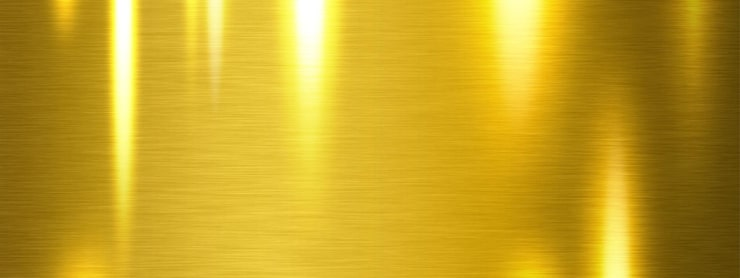
#> input picture assets/texturas/ouro-3-escovado.jpg, 740 x 278 px
$ python calendario.py
#> lines starting #> are read from the running program, lines starting #| are printed output that depends on the picture
### shimmer_style.py
"""Shimmer visual identity.

Rules from the brand owner:
- caps: Cinzel, tight spacing, white, subtle shadow
- highlight word: Parisienne filled with the brand gold texture (pure, unaltered), discreet shadow
- caps sit left-aligned on top of the script word, forming one block
- no sparkles, shines or other artificial effects
- photos arrive already edited: no sharpening, no colour changes, no heavy crops; export at top quality
"""
import numpy as np
from PIL import Image, ImageDraw, ImageFont, ImageFilter

import os
_HERE = os.path.dirname(os.path.abspath(__file__))
S = os.path.join(_HERE, 'assets') + '/'                    # fonts live in assets/fonts (durable, in the repo)
# Brand gold textures chosen by Eliz (23/11/2026): always one of these three. Default: brushed gold (no watermark).
GOLD_TEXTURES = {'escovado': 'ouro-3-escovado.jpg', 'folha': 'ouro-2-folha.jpg', 'liquido': 'ouro-1-liquido.jpg'}
GOLD_TEX_PATH = os.path.join(_HERE, 'assets', 'texturas', GOLD_TEXTURES[os.environ.get('SHIMMER_OURO', 'escovado')])
GOLD_TEX = Image.open(GOLD_TEX_PATH).convert('RGB') if os.path.exists(GOLD_TEX_PATH) else None
#> GOLD_TEX is the input picture: PIL image 740x278 RGB; mean R, G, B 197.6, 162.6, 35.6
if GOLD_TEX is not None:
    # use the bright central part of the texture: its outer edges are dark and made the letter tips look black
    _w, _h = GOLD_TEX.size
    GOLD_TEX = GOLD_TEX.crop((int(_w * 0.14), 0, int(_w * 0.86), _h))
#> GOLD_TEX: PIL image 533x278 RGB
WHITE = (255, 253, 248)
CHAMPAGNE = np.array([212, 178, 108], np.float32)


def script_font(size):
    return ImageFont.truetype(S + 'fonts/Parisienne.ttf', size)


# [5 lines left out: function caps_font, not called in this run]


FEAT = ['lnum']  # lining figures: Cormorant's old-style 1 reads as 'i'


def _mask(text, fnt, tracking=0):
#> called with text = 'Calendário editorial', tracking = 0
    if tracking:
        tw = sum(fnt.getlength(c, features=FEAT) for c in text) + tracking * (len(text) - 1)
    else:
        tw = fnt.getlength(text, features=FEAT)
    asc, desc = fnt.getmetrics()
    pad = int(fnt.size * 0.6)
    m = Image.new('L', (int(tw) + 2 * pad, asc + desc + 2 * pad), 0)
#> m: PIL image 2864x616 L; every value is 0
    d = ImageDraw.Draw(m)
    if tracking:
        x = pad
        for c in text:
            d.text((x, pad), c, font=fnt, fill=255, features=FEAT)
            x += fnt.getlength(c, features=FEAT) + tracking
    else:
        d.text((pad, pad), text, font=fnt, fill=255, features=FEAT)
    return m


def _with_shadow(fill, m, offset, blur, alpha, color):
    """Compose fill over a soft offset shadow; returns layer cropped to the ink box (+ shadow)."""
    w, h = m.size
    out = Image.new('RGBA', (w + offset[0] + 4, h + offset[1] + 4), (0, 0, 0, 0))
    sh = m.filter(ImageFilter.GaussianBlur(blur)).point(lambda v: int(v * alpha))
    s_ = Image.new('RGBA', (w, h), color + (0,))
    s_.putalpha(sh)
    out.alpha_composite(s_, offset)
    out.alpha_composite(fill, (0, 0))
    bb = m.getbbox()
    return out, bb  # bb = ink box inside the layer


def gold_text(text, fnt, tracking=0):
    """Text clipped inside the brand gold texture, like a PowerClip: the whole texture spans the
    lettering, so each part of the word catches a different band (highlight, mid gold, darker gold)."""
    m = _mask(text, fnt, tracking)
    w, h = m.size
    x0, y0, x1, y1 = m.getbbox()
#> x0 = 170; y0 = 190; x1 = 2684; y1 = 402
    iw, ih = x1 - x0, y1 - y0
#> iw = 2514; ih = 212
    # the ink box covers ~0.15-0.85 of the texture height and its full width
    th = int(ih / 0.70) + 1
#> th = 303
    tex = GOLD_TEX.resize((iw, th), Image.LANCZOS)
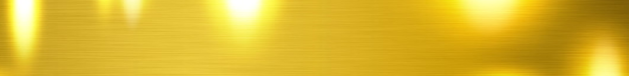
#> tex: PIL image 2514x303 RGB (shown at 1/4 size); mean R, G, B 218.7, 183, 44.7
    top = int(th * 0.15)
#> top = 45
    fill = Image.new('RGBA', (w, h), (0, 0, 0, 0))
#> fill: PIL image 2864x616 RGBA; every value is 0
    fill.paste(tex.crop((0, top, iw, top + ih)).convert('RGBA'), (x0, y0))
    fill.putalpha(m)
    off = (max(2, int(fnt.size * 0.025)), max(2, int(fnt.size * 0.035)))
    return _with_shadow(fill, m, off, max(1.5, fnt.size * 0.02), 0.45, (55, 45, 35))
#> in _with_shadow, `out.alpha_composite(fill, (0, 0))`:
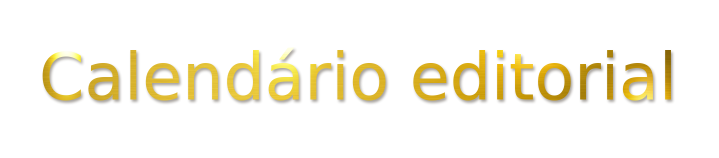
#> out: PIL image 2874x629 RGBA (shown at 1/4 size); mean R, G, B, A 21.8, 18, 6.1, 22.8; transparent parts drawn white
#> in _with_shadow, `bb = m.getbbox()`: bb = (170, 190, 2684, 402)


# [20 lines left out: functions white_text, paste, not called in this run]


def ink_size(layer_bb):
    bb = layer_bb[1]
    return bb[2] - bb[0], bb[3] - bb[1]


# [62 lines left out: functions title_block, cover, crop_native, save_hq, gold_fill, bottom_fade, not called in this run]


# ---- price block, as on the feed (Solitário Clássico post) ----
PRICE_COLOR = (132, 101, 46)     # solid brown-gold of "R$ 1.350"
LABEL_COLOR = (104, 93, 80)      # "À VISTA NO PIX"
PARCEL_COLOR = (112, 103, 93)    # "ou 10x de ... sem juros"
SPEC_COLOR = (164, 140, 104)     # spec line in Cinzel


# [29 lines left out: functions sans, solid_text, spec_line, price_block, not called in this run]

### planejamento/calendario.py
import html, sys, os, hashlib
sys.path.insert(0, '/tmp/claude-0/-home-user-print/081c4020-c9a3-5394-8b04-d630e012eb6b/scratchpad/')
from shimmer_style import gold_text, script_font
GD = '/tmp/claude-0/-home-user-print/081c4020-c9a3-5394-8b04-d630e012eb6b/scratchpad/calgold/'
os.makedirs(GD, exist_ok=True)
def G(text, h_mm, extra=''):
    '''Gold script heading rendered with the brand texture (PowerClip), embedded as an image.'''
    fn = GD + hashlib.md5(text.encode()).hexdigest() + '.png'
    lay, bb = gold_text(text, script_font(260))
#> bb = (170, 190, 2684, 402)
    lay.crop((bb[0] - 4, bb[1] - 4, bb[2] + 12, bb[3] + 14)).save(fn)
    return f'<img class="gimg" src="file://{fn}" style="height:{h_mm}mm;{extra}">'
S = '/tmp/claude-0/-home-user-print/081c4020-c9a3-5394-8b04-d630e012eb6b/scratchpad/'
TEX = '/tmp/claude-0/-home-user-print/081c4020-c9a3-5394-8b04-d630e012eb6b/images/12.webp'
LOGO = '/home/user/print/marca/logo-oficial.png'
e = html.escape

# formato: R = Reels, C = Carrossel, F = Foto feed, S = Story/especial
MONTHS = [
 ('Novembro', '2026', 'Esquenta de fim de ano e Black Friday',
  'Apresentar as peças com nome e história, gerar desejo e preparar o público para a Black Friday.',
  ['27/11 · Black Friday'], ['Diana', 'Maria', 'Céu da Noite'],
  [
   ('10/11', 'Ter', 'R', 'Anel Diana', '“A princesa Diana da Inglaterra tinha um assim. Ela também merece. Então capricha ✨”', True),
   ('12/11', 'Qui', 'C', 'Diana · Ariel · Céu da Noite', 'Por que esse nome? A história por trás de cada joia', False),
   ('14/11', 'Sáb', 'R', 'Produção', 'Bastidores: “Sua joia nasce aqui”, feita à mão na bancada', True),
   ('17/11', 'Ter', 'R', 'Jardim de Rosas', '“Moissanite não é imitação de diamante”', False),
   ('19/11', 'Qui', 'F', 'Céu da Noite', 'Post de produto no padrão do feed: safira central, ouro 18k', False),
   ('21/11', 'Sáb', 'R', 'Solitários', '“3 truques de ourives para descobrir o aro dela em segredo”', False),
   ('24/11', 'Ter', 'R', 'Solitário Maria', 'Black Friday: o anel do “sim” em condição especial', True),
   ('26/11', 'Qui', 'C', 'Peças selecionadas', 'Black Friday: as peças da campanha e as condições', False),
   ('28/11', 'Sáb', 'R', 'Solitário Maria', 'Último dia de Black Friday', False),
  ]),
 ('Dezembro', '2026', 'Natal e Réveillon: presente e pedido de casamento',
  'Época de mais pedidos de casamento e presentes do ano. Foco em urgência (prazo de encomenda) e em peças a pronta entrega.',
  ['25/12 · Natal', '31/12 · Réveillon'], ['Serena', 'Maria', 'Céu da Noite', 'Alianças'],
  [
   ('01/12', 'Ter', 'R', 'Serena', '“Ela pediu um anel simples. Ele não ouviu.” Pedido de casamento no Natal', False),
   ('03/12', 'Qui', 'C', 'Maria · Amélia · Céu da Noite · Ariel · Jardim de Rosas', 'Guia de presentes de Natal por faixa de preço', False),
   ('05/12', 'Sáb', 'R', 'Produção', 'Encomendas de Natal: até quando dá para pedir', False),
   ('08/12', 'Ter', 'R', 'Anel Diana', 'POV: você abriu a caixinha e era exatamente o que sonhou', True),
   ('10/12', 'Qui', 'F', 'Jardim de Rosas', 'Presente para ela: pedra rosa em gota e moissanites', False),
   ('12/12', 'Sáb', 'R', 'Encomendas', 'Último dia para encomendar para o Natal', False),
   ('15/12', 'Ter', 'R', 'Solitário Maria', 'Pronta entrega: ainda dá tempo de pedir no Natal', False),
   ('17/12', 'Qui', 'C', 'Peças a pronta entrega', 'Ainda dá tempo: o que sai hoje da loja', False),
   ('19/12', 'Sáb', 'R', 'Par de Alianças Tradicional', 'Natal a dois: alianças em ouro 18k', False),
   ('22/12', 'Ter', 'R', 'Solitário Maria', 'Retire na loja em Curitiba: presente de última hora', False),
   ('24/12', 'Qui', 'S', 'Institucional', 'Feliz Natal da família Shimmer', False),
   ('26/12', 'Sáb', 'R', 'Céu da Noite', 'Comece o ano com o céu da noite no dedo dela', False),
   ('29/12', 'Ter', 'R', 'Céu da Noite', 'Réveillon: o pedido à meia-noite', False),
   ('31/12', 'Qui', 'S', 'Institucional', 'Feliz Ano Novo', False),
  ]),
 ('Janeiro', '2027', 'Formaturas e noivos de fim de ano',
  'Temporada de colações de grau. Mostrar a pedra de cada curso e acolher quem ficou noivo no Natal e no Réveillon.',
  ['Colações de grau', 'Recém-noivos'], ['Ariel', 'Diana', 'Céu da Noite', 'Alianças'],
  [
   ('02/01', 'Sáb', 'R', 'Clientes', '“Disseram sim”: os pedidos de fim de ano dos nossos clientes', False),
   ('05/01', 'Ter', 'R', 'Ariel · Diana', 'Qual é a pedra do seu curso? Esmeralda é Medicina, safira é Engenharia', False),
   ('07/01', 'Qui', 'C', 'Anéis de formatura', 'Anel de formatura: a pedra de cada curso', False),
   ('09/01', 'Sáb', 'R', 'Clientes', 'Depoimento de quem ficou noiva com um anel Shimmer', False),
   ('12/01', 'Ter', 'R', 'Anel Diana', '“Anos de estudo merecem uma joia que dure a vida toda”', False),
   ('14/01', 'Qui', 'F', 'Solitário Ariel', 'Esmeralda natural: o anel para a formanda de Medicina', False),
   ('16/01', 'Sáb', 'R', 'Produção', 'Da bancada para a colação de grau', False),
   ('19/01', 'Ter', 'R', 'Par de Alianças Tradicional', 'Ficou noiva no Natal? Agora são as alianças', False),
   ('21/01', 'Qui', 'C', 'Alianças', 'Como escolher a largura e o peso das alianças', False),
   ('23/01', 'Sáb', 'R', 'Alianças', 'Reels de humor no formato “É a meta”', False),
   ('26/01', 'Ter', 'R', 'Céu da Noite', 'O presente dos pais para a filha que se formou', False),
   ('28/01', 'Qui', 'C', 'Todas as peças', 'Garantia vitalícia: o que ela cobre', False),
   ('30/01', 'Sáb', 'R', 'Clientes', 'Antes e depois: do pedido do cliente à joia pronta', False),
  ]),
 ('Fevereiro', '2027', 'Carnaval com cor e Dia de São Valentim',
  'Mês mais leve: joias com cor e humor no Carnaval, e o Dia de São Valentim (14/02) como gancho para pedidos.',
  ['06 a 10/02 · Carnaval', '14/02 · São Valentim'], ['Jardim de Rosas', 'Amélia', 'Serena'],
  [
   ('02/02', 'Ter', 'R', 'Jardim de Rosas', 'Uma pedra rosa para brilhar no Carnaval', False),
   ('04/02', 'Qui', 'C', 'Jardim de Rosas · Amélia · Ariel · Céu da Noite', 'Joias com cor: qual combina com você?', False),
   ('06/02', 'Sáb', 'R', 'Humor', '“O Carnaval passa. O ouro 18k fica.”', False),
   ('09/02', 'Ter', 'S', 'Stories', 'Carnaval: só Stories leves, com enquete e caixinha de perguntas', False),
   ('11/02', 'Qui', 'R', 'Solitários', 'Passou o Carnaval: hora de planejar o pedido', False),
   ('13/02', 'Sáb', 'R', 'Serena', 'Dia de São Valentim: o dia dos namorados do mundo todo', False),
   ('16/02', 'Ter', 'R', 'Amélia', 'Ametista e haste cravejada: a delicadeza do Amélia', False),
   ('18/02', 'Qui', 'F', 'Serena', 'Post de produto no padrão do feed', False),
   ('20/02', 'Sáb', 'R', 'Moissanite', '“Moissanite ou diamante? Você não vai acertar”', True),
   ('23/02', 'Ter', 'R', 'Alianças', 'Vai casar em 2027? Comece pelas alianças', False),
   ('25/02', 'Qui', 'C', 'Alianças', 'Checklist dos noivos: o que resolver até 6 meses antes', False),
   ('27/02', 'Sáb', 'R', 'Produção', 'Bastidores: alianças sendo feitas à mão', False),
  ]),
 ('Março', '2027', 'Mês da Mulher, Noivas e Páscoa',
  'Dia da Mulher (08/03) com a mulher presenteando a si mesma, campanha de noivas e a Páscoa (28/03) como data de presente.',
  ['08/03 · Dia da Mulher', '15/03 · Dia do Consumidor', '28/03 · Páscoa'], ['Jardim de Rosas', 'Amélia', 'Alianças', 'Serena'],
  [
   ('02/03', 'Ter', 'R', 'Amélia', '“Ela não precisa esperar ganhar.” Uma joia para você mesma', False),
   ('04/03', 'Qui', 'C', 'Jardim de Rosas · Amélia · Maria', 'Presentes para o Dia da Mulher', False),
   ('06/03', 'Sáb', 'R', 'Jardim de Rosas', 'Dia da Mulher: uma rosa que não murcha', False),
   ('09/03', 'Ter', 'R', 'Par de Alianças Tradicional', 'Abertura do mês das noivas Shimmer', False),
   ('11/03', 'Qui', 'C', 'Alianças · Serena', 'Noivas Shimmer: solitário e alianças', False),
   ('13/03', 'Sáb', 'R', 'Peças selecionadas', 'Dia do Consumidor (15/03): condição especial', False),
   ('16/03', 'Ter', 'R', 'Serena', 'O pedido de casamento perfeito começa no anel', False),
   ('18/03', 'Qui', 'F', 'Anel Diana', 'Post de produto no padrão do feed', False),
   ('20/03', 'Sáb', 'R', 'Clientes', '“Disseram sim”: depoimento de uma noiva', False),
   ('23/03', 'Ter', 'R', 'Solitário Maria', 'Páscoa: um ovo com surpresa dentro', False),
   ('25/03', 'Qui', 'C', 'Maria · Amélia · Céu da Noite', 'Ideias de presente de Páscoa', False),
   ('27/03', 'Sáb', 'R', 'Alianças', 'Bastidores das alianças das noivas de março', False),
   ('30/03', 'Ter', 'R', 'Clientes', 'Encerramento do mês das noivas: os “sins” de março', False),
  ]),
]

PIECES = [
 ('Solitário Maria', 'Moissanite 2 mm · 0,80 g · pronta entrega', 'Black Friday, Natal de última hora, Páscoa', 'Entrada: o primeiro anel do “sim”'),
 ('Anel Diana', 'Safira oval 6x8 · 17 moissanites · sob encomenda', 'Lançamento, formatura (Engenharia), noivado', 'Peça de história: inspirada na princesa Diana'),
 ('Solitário Ariel', 'Esmeralda natural · 1 g', 'Formatura (Medicina), presente de Natal', 'Força, coragem e proteção'),
 ('Céu da Noite', 'Safira central 5x7 mm', 'Réveillon, formatura, presente dos pais', 'O céu à noite no dedo dela'),
 ('Jardim de Rosas', 'Pedra rosa em gota · moissanites', 'Carnaval, Dia da Mulher, Natal', 'A joia com cor e romantismo'),
 ('Amélia', 'Ametista · haste cravejada', 'Carnaval, Dia da Mulher, Páscoa', 'Delicadeza com personalidade'),
 ('Serena', 'Solitário de pedra central 5 mm', 'Pedido no Natal, São Valentim, noivas', 'O solitário clássico do pedido'),
 ('Alianças Tradicional', 'Par · 5 g · 2,5 mm de largura', 'Natal a dois, recém-noivos, noivas', 'O passo depois do “sim”'),
]

STORIES = [
 ('Segunda', 'Bom dia + bastidor da bancada'),
 ('Terça', 'Compartilhar o Reels do dia + enquete'),
 ('Quarta', 'Caixinha de perguntas: dúvidas sobre aro, ouro e pedras'),
 ('Quinta', 'Peça da semana com preço e condições'),
 ('Sexta', 'Cliente feliz: repost de quem recebeu a joia'),
 ('Sábado', 'Compartilhar o Reels + link do WhatsApp'),
]

NEEDS = [
 'Prazo de produção das peças sob encomenda, para definir o último dia de pedidos de Natal.',
 'Peças e condições da Black Friday (27/11) e do Dia do Consumidor (15/03).',
 'Preço do Anel Diana e confirmação do preço do Serena.',
 'Vídeos e fotos de clientes (pedidos, formaturas, noivas), com autorização para publicar.',
 'Vídeos curtos da bancada sempre que possível: são o conteúdo que mais gera confiança.',
]

LAB = {'R': ('Reels', 'r'), 'C': ('Carrossel', 'c'), 'F': ('Foto', 'f'), 'S': ('Especial', 's')}

css = f"""
@font-face {{ font-family: Cinzel; src: url('file://{S}fonts/Cinzel.ttf'); font-weight: 400 900; }}
@font-face {{ font-family: Parisienne; src: url('file://{S}fonts/Parisienne.ttf'); }}
@font-face {{ font-family: Montserrat; src: url('file://{S}fonts/Montserrat.ttf'); font-weight: 100 900; }}
@page {{ size: A4 landscape; margin: 0; }}
* {{ box-sizing: border-box; margin: 0; padding: 0; }}
body {{ font-family: Montserrat; color: #4a3b2e; -webkit-print-color-adjust: exact; print-color-adjust: exact; }}
.page {{ width: 297mm; height: 210mm; background: #f4efe7; position: relative; overflow: hidden; page-break-after: always; padding: 15mm 17mm 13mm; }}
.gold {{ background: url('file://{TEX}') center/100% 100%; -webkit-background-clip: text; background-clip: text; color: transparent; }}
.script {{ font-family: Parisienne; font-weight: 400; line-height: 1.05; }}
.caps {{ font-family: Cinzel; letter-spacing: .06em; text-transform: uppercase; }}
.gimg {{ display: block; }}
.rule {{ height: 2px; width: 70px; background: url('file://{TEX}') center/cover; margin: 5mm 0; }}
.foot {{ position: absolute; bottom: 7mm; left: 17mm; right: 17mm; display: flex; justify-content: space-between; font-size: 7.5pt; color: #9a8a76; letter-spacing: .08em; }}
.foot img {{ height: 7mm; opacity: .9; }}
/* cover */
.cover {{ display: flex; flex-direction: column; align-items: center; justify-content: center; text-align: center; }}
.cover .logo {{ width: 120mm; }}
.cover .kicker {{ font-size: 13pt; margin-top: 16mm; color: #6b5a47; }}
.cover h1 {{ font-size: 64pt; margin-top: 2mm; }}
.cover .period {{ font-size: 12pt; color: #6b5a47; letter-spacing: .18em; margin-top: 4mm; }}
.cover .frame {{ position: absolute; inset: 9mm; border: 1.2px solid #c9b48a; }}
/* headers */
.h {{ display: flex; align-items: flex-end; gap: 8mm; }}
.h .kick {{ font-size: 11pt; color: #6b5a47; }}
.h h2 {{ font-size: 40pt; }}
.lead {{ font-size: 9.5pt; line-height: 1.5; color: #5b4b3b; max-width: 200mm; }}
/* overview */
.months {{ display: grid; grid-template-columns: repeat(5, 1fr); gap: 4mm; margin-top: 6mm; }}
.mcard {{ background: #fbf8f3; border: 1px solid #e3d8c6; border-radius: 3mm; padding: 5mm 4mm; }}
.mcard .mn {{ font-size: 24pt; }}
.mcard .yr {{ font-size: 7pt; color: #9a8a76; letter-spacing: .2em; }}
.mcard .th {{ font-family: Cinzel; font-size: 8.5pt; font-weight: 600; margin: 3mm 0 2mm; color: #84652e; line-height: 1.35; }}
.mcard .lbl {{ font-size: 6.5pt; font-weight: 700; letter-spacing: .12em; color: #8a7a66; margin-top: 3mm; }}
.mcard .val {{ font-size: 8pt; line-height: 1.45; margin-top: 1mm; }}
.rhythm {{ display: grid; grid-template-columns: repeat(4, 1fr); gap: 4mm; margin-top: 6mm; }}
.rb {{ border-top: 2px solid #c9b48a; padding-top: 3mm; }}
.rb b {{ font-family: Cinzel; font-size: 10pt; color: #84652e; display: block; }}
.rb span {{ font-size: 8.5pt; line-height: 1.45; }}
/* tables */
table {{ width: 100%; border-collapse: collapse; margin-top: 5mm; }}
th {{ font-size: 7pt; letter-spacing: .14em; text-transform: uppercase; color: #8a7a66; text-align: left; font-weight: 700; padding: 0 3mm 2mm; border-bottom: 1.5px solid #c9b48a; }}
td {{ font-size: 8.6pt; padding: var(--pad, 2.1mm) 3mm; border-bottom: 1px solid #e6dccd; vertical-align: middle; line-height: 1.35; }}
tr:nth-child(even) td {{ background: rgba(255,255,255,.45); }}
.d {{ font-family: Cinzel; font-weight: 700; font-size: 10pt; color: #84652e; white-space: nowrap; }}
.wd {{ font-size: 7.5pt; color: #8a7a66; }}
.chip {{ display: inline-block; font-size: 6.8pt; font-weight: 700; letter-spacing: .08em; text-transform: uppercase; padding: 1mm 2.2mm; border-radius: 10mm; white-space: nowrap; }}
.chip.r {{ background: #84652e; color: #fff; }}
.chip.c {{ background: #e9dcc3; color: #6b5226; }}
.chip.f {{ background: #fff; color: #84652e; border: 1px solid #c9b48a; }}
.chip.s {{ background: #4a3b2e; color: #f4efe7; }}
.pc {{ font-weight: 600; color: #4a3b2e; }}
.ok {{ font-size: 6.8pt; font-weight: 700; color: #3f7a4a; letter-spacing: .06em; white-space: nowrap; }}
.mhead {{ display: flex; justify-content: space-between; align-items: flex-end; }}
.tags {{ display: flex; gap: 2mm; flex-wrap: wrap; justify-content: flex-end; max-width: 120mm; }}
.tag {{ font-size: 7.5pt; font-weight: 600; padding: 1.2mm 3mm; border: 1px solid #c9b48a; border-radius: 10mm; color: #6b5226; background: #fbf8f3; }}
.star {{ font-size: 8pt; margin-top: 2mm; color: #5b4b3b; }}
.star b {{ color: #84652e; }}
.two {{ display: grid; grid-template-columns: 1fr 1fr; gap: 12mm; margin-top: 4mm; }}
.list li {{ font-size: 9pt; line-height: 1.5; margin: 0 0 2.5mm 4mm; }}
.sub {{ font-family: Cinzel; font-size: 12pt; color: #84652e; font-weight: 600; margin-top: 4mm; }}
"""

def foot(n):
    return f'<div class="foot"><span>SHIMMER JOIAS · PLANEJAMENTO DE CONTEÚDO · NOV/2026 A MAR/2027</span><span>{n}</span></div>'

pages = []
pages.append(f"""<div class="page cover"><div class="frame"></div>
<img class="logo" src="file://{LOGO}">
<div class="kicker caps">Planejamento de conteúdo</div>
<div style="margin:3mm auto 0">{G("Calendário editorial", 26)}</div>
<div class="period caps">Novembro 2026 · Março 2027</div></div>""")

cards = ''
for mn, yr, th, obj, dates, stars, rows in MONTHS:
    cards += f"""<div class="mcard"><div class="mn">{G(mn, 9.5)}</div><div class="yr">{yr}</div>
<div class="th">{e(th)}</div>
<div class="lbl">DATAS-CHAVE</div><div class="val">{'<br>'.join(e(x) for x in dates)}</div>
<div class="lbl">PEÇAS EM DESTAQUE</div><div class="val">{', '.join(e(x) for x in stars)}</div></div>"""
#> this loop made 5 passes
#> pass 1, in gold_text (call 2), `m = _mask(text, fnt, tracking)`:
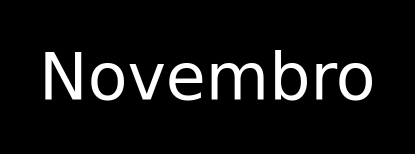
#> m: PIL image 1657x616 L (shown at 1/4 size); min 0, max 255, mean 18.8
#> pass 1, in gold_text (call 2), `tex = GOLD_TEX.resize((iw, th), Image.LANCZOS)`:
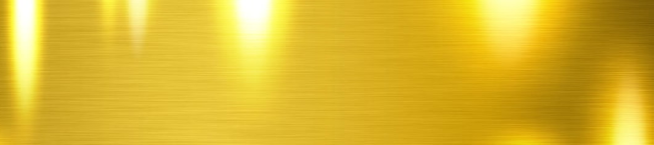
#> tex: PIL image 1307x289 RGB (shown at 1/2 size); mean R, G, B 218.7, 183, 44.7
pages.append(f"""<div class="page"><div class="h"><div><div class="kick caps">Visão geral</div>{G("Os próximos cinco meses", 15)}</div></div>
<p class="lead">Cada mês tem um tema ligado às datas que mais vendem joias. As peças foram escolhidas pela pedra, pelo preço e pela história de cada uma, para que cada conteúdo fale com o momento certo.</p>
<div class="months">{cards}</div>
<div class="sub">Ritmo semanal</div>
<div class="rhythm">
<div class="rb"><b>Terça · 18h</b><span>Reels principal da semana: o conteúdo com mais alcance</span></div>
<div class="rb"><b>Quinta</b><span>Carrossel ou foto de produto: o conteúdo que gera salvamentos e vendas</span></div>
<div class="rb"><b>Sábado</b><span>Reels de bastidores, humor ou clientes</span></div>
<div class="rb"><b>Todos os dias</b><span>Stories com enquete, perguntas e o link do WhatsApp</span></div>
</div>{foot(2)}</div>""")
#> in gold_text (call 7), `m = _mask(text, fnt, tracking)`:
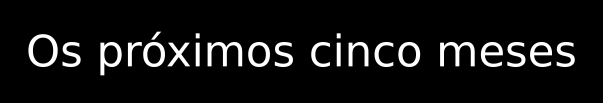
#> m: PIL image 3617x616 L (shown at 1/6 size); min 0, max 255, mean 18.7
#> in gold_text (call 7), `x0, y0, x1, y1 = m.getbbox()`: x0 = 170; y0 = 190; x1 = 3449; y1 = 452
#> in gold_text (call 7), `iw, ih = x1 - x0, y1 - y0`: iw = 3279; ih = 262
#> in gold_text (call 7), `th = int(ih / 0.70) + 1`: th = 375
#> in gold_text (call 7), `tex = GOLD_TEX.resize((iw, th), Image.LANCZOS)`:
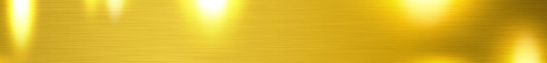
#> tex: PIL image 3279x375 RGB (shown at 1/6 size); mean R, G, B 218.7, 183, 44.7
#> in gold_text (call 7), `top = int(th * 0.15)`: top = 56
#> in gold_text (call 7), `fill.paste(tex.crop((0, top, iw, top + ih)).convert('RGBA'), (x0, y0))`:
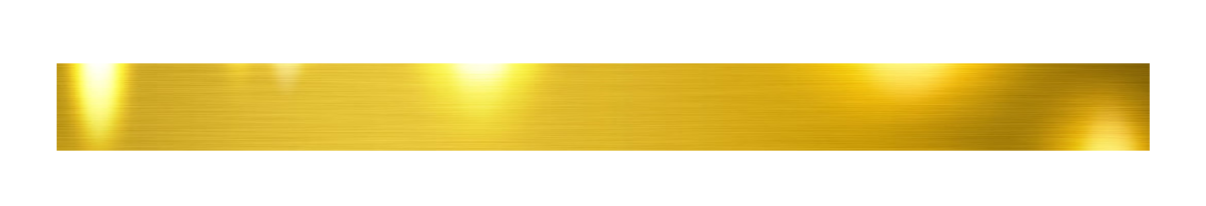
#> fill: PIL image 3617x616 RGBA (shown at 1/3 size); mean R, G, B, A 83.9, 69.7, 16, 98.3; transparent parts drawn white
#> (the rest of the program and of its run is left out)
